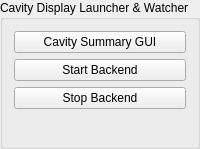
                <widget class="QGroupBox" name="groupBox_2">
                    <property name="title">
                        <string>Cavity Display Launcher &amp;&amp; Watcher</string>
                    </property>
                    <layout class="QGridLayout" name="gridLayout_5">
                        <item row="4" column="2">
                            <widget class="PyDMLabel" name="PyDMLabel">
                                <property name="toolTip">
                                    <string/>
                                </property>
                                <property name="channel" stdset="0">
                                    <string>ALRM:SYS0:SC_CAV_FAULT:ALHBERR</string>
                                </property>
                            </widget>
                        </item>
                        <item row="1" column="0" colspan="4">
                            <layout class="QVBoxLayout" name="verticalLayout_2">
                                <item>
                                    <widget class="PyDMShellCommand" name="cavityDisplayButton">
                                        <property name="toolTip">
                                            <string/>
                                        </property>
                                        <property name="text">
                                            <string>Cavity Summary GUI</string>
                                        </property>
                                        <property name="commands" stdset="0">
                                            <stringlist>
                                                <string>
                                                    /home/physics/srf/gitRepos/srfhome/scripts/cavity_display/cavSumDisp.sh
                                                </string>
                                            </stringlist>
                                        </property>
                                    </widget>
                                </item>
                                <item>
                                    <widget class="PyDMShellCommand" name="PyDMShellCommand">
                                        <property name="toolTip">
                                            <string/>
                                        </property>
                                        <property name="text">
                                            <string>Start Backend</string>
                                        </property>
                                        <property name="commands" stdset="0">
                                            <stringlist>
                                                <string>xterm -e \&quot;/home/physics/srf/gitRepos/srfhome/scripts/cavity_display/startCavityTMUX.sh\&quot;</string>
                                            </stringlist>
                                        </property>
                                    </widget>
                                </item>
                                <item>
                                    <widget class="PyDMShellCommand" name="PyDMShellCommand_2">
                                        <property name="toolTip">
                                            <string/>
                                        </property>
                                        <property name="text">
                                            <string>Stop Backend</string>
                                        </property>
                                        <property name="commands" stdset="0">
                                            <stringlist>
                                                <string>xterm -e \&quot;/home/physics/srf/gitRepos/srfhome/scripts/cavity_display/stopCavityTMUX.sh\&quot;</string>
                                            </stringlist>
                                        </property>
                                    </widget>
                                </item>
                            </layout>
                        </item>
                        <item row="4" column="0">
                            <spacer name="horizontalSpacer">
                                <property name="orientation">
                                    <enum>Qt::Horizontal</enum>
                                </property>
                                <property name="sizeHint" stdset="0">
                                    <size>
                                        <width>40</width>
                                        <height>20</height>
                                    </size>
                                </property>
                            </spacer>
                        </item>
                        <item row="4" column="1">
                            <widget class="PyDMByteIndicator" name="PyDMByteIndicator" native="true">
                                <property name="sizePolicy">
                                    <sizepolicy hsizetype="Preferred" vsizetype="Maximum">
                                        <horstretch>0</horstretch>
                                        <verstretch>0</verstretch>
                                    </sizepolicy>
                                </property>
                                <property name="toolTip">
                                    <string/>
                                </property>
                                <property name="channel" stdset="0">
                                    <string>ALRM:SYS0:SC_CAV_FAULT:ALHBERR</string>
                                </property>
                                <property name="onColor" stdset="0">
                                    <color>
                                        <red>255</red>
                                        <green>0</green>
                                        <blue>0</blue>
                                    </color>
                                </property>
                                <property name="offColor" stdset="0">
                                    <color>
                                        <red>0</red>
                                        <green>255</green>
                                        <blue>0</blue>
                                    </color>
                                </property>
                                <property name="showLabels" stdset="0">
                                    <bool>false</bool>
                                </property>
                            </widget>
                        </item>
                        <item row="4" column="3">
                            <spacer name="horizontalSpacer_2">
                                <property name="orientation">
                                    <enum>Qt::Horizontal</enum>
                                </property>
                                <property name="sizeHint" stdset="0">
                                    <size>
                                        <width>40</width>
                                        <height>20</height>
                                    </size>
                                </property>
                            </spacer>
                        </item>
                    </layout>
                </widget>
